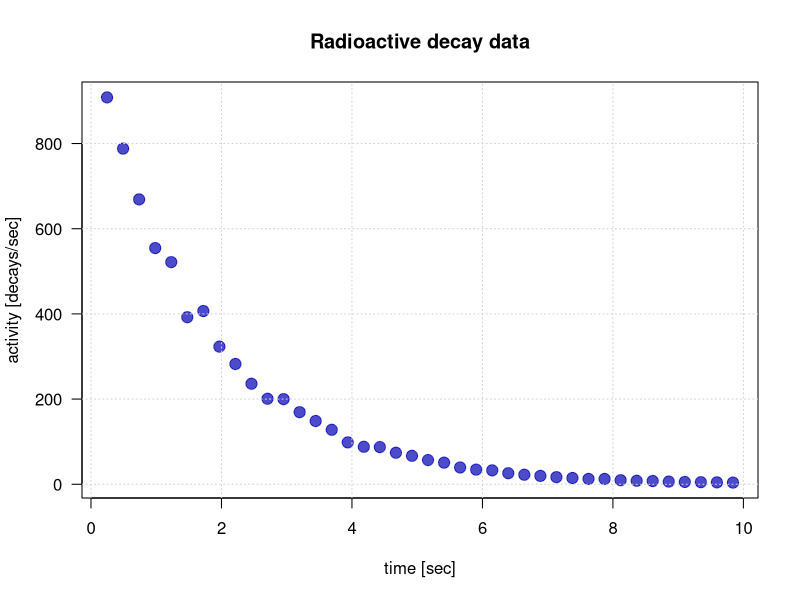

Source code (R):
# -------------------------
# Data (entered directly)
# -------------------------
time <- c(
  0.246, 0.492, 0.738, 0.984, 1.23, 1.476, 1.722, 1.968, 2.214, 2.46,
  2.706, 2.952, 3.198, 3.444, 3.69, 3.936, 4.182, 4.428, 4.674, 4.92,
  5.166, 5.412, 5.658, 5.904, 6.15, 6.396, 6.642, 6.888, 7.134, 7.38,
  7.626, 7.872, 8.118, 8.364, 8.61, 8.856, 9.102, 9.348, 9.594, 9.84
)

activity <- c(
  908.3475159, 788.1263257, 668.9006718, 554.6124143, 521.6023327,
  392.2851028, 406.7494851, 323.1341532, 282.4183865, 236.0078351,
  200.7706532, 199.8517187, 169.289558, 148.5259409, 127.8568286,
  98.33976068, 87.93068585, 87.27796212, 73.97245838, 66.69058729,
  56.82525099, 50.73912403, 39.4075143, 34.33557193, 32.61742786,
  25.96560655, 22.36805436, 19.64146032, 16.71665582, 14.63554653,
  12.49930957, 12.4940735, 9.520718439, 8.135601522, 7.562147198,
  6.250336563, 5.376122231, 4.91574392, 4.449048126, 3.892785478
)

# -------------------------
# Scatter plot
# -------------------------
plot(time, activity,
     pch = 19,              # solid circle
     cex = 1.5,             # size of points
     col = rgb(0,0,0.7,0.7),# blueish with transparency
     xlab = "time [sec]",
     ylab = "activity [decays/sec]",
     main = "Radioactive decay data",
     las = 1)                # make axis labels horizontal

grid()
